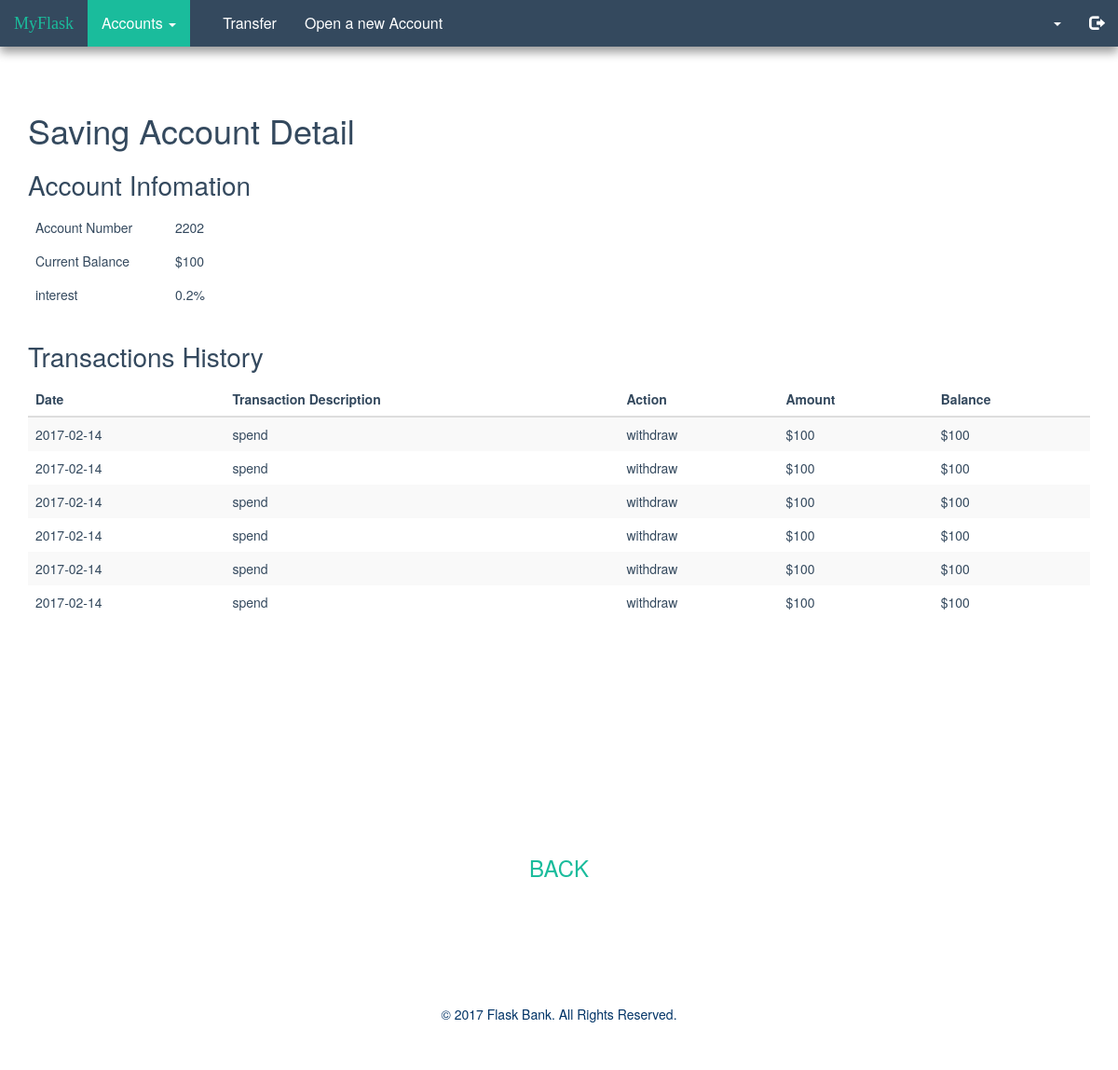
/account/2202 (signed in), run on the app's committed database.
### tables this page shows
CREATE TABLE "accounts" (
	`userid`	INTEGER,
	`accountNum`	INTEGER,
	`type`	TEXT,
	FOREIGN KEY(`userid`) REFERENCES `users`(`userid`)
);

CREATE TABLE "transactions" (
	`accountNum`	INTEGER,
	`Date`	DATE,
	`TransactionDescription`	TEXT,
	`Action`	TEXT,
	`Amount`	INTEGER,
	`Balance`	INTEGER
);

### app.py (the view)
@app.route("/account/<account_num>")
def account(account_num):
    interest = 0.1
    type, balance, transactions = get_account_detail(account_num)
    if len(transactions) == 0:
        transactions = 0
    return render_template("account.html", type=type, accountNum=account_num, balance=balance,
                           interest=interest,
                           transactions=transactions)

### app.py (called while the page is built)
def connect_db():
    return sqlite3.connect(app.database)

def get_account_detail(account_num):
    g.db = connect_db()
    cur = g.db.execute(
        'SELECT type FROM accounts WHERE accountNum = %s' % account_num)
    type = cur.fetchone()[0]
    cur = g.db.execute(
        'SELECT Balance FROM transactions WHERE accountNum = %s ORDER BY DATE DESC LIMIT 1' % account_num)
    balance = [dict(balance=row[0]) for row in cur.fetchall()]
    cur = g.db.execute('SELECT * FROM transactions WHERE accountNum = %s' % account_num)
    transactions = [dict(Date=row[1], TransactionDescription=row[2], Action=row[3], Amount=row[4], Balance=row[5])
                    for row in cur.fetchall()]
    g.db.close()
    return type, balance, transactions

### templates/account.html
{% extends "baseIn.html" %}
{% block content %}
<div class="container" style="margin-top:100px">
  <h1>{{ type }} Account Detail</h1>
  <table class="table table-responsive">
    <tbody>
      <caption>Account Infomation</caption>
      <tr>
        <td style="border:0; width:150px">Account Number</td>
        <td style="border:0">{{ accountNum }}</td>
      </tr>
      <tr>
        <td style="border:0">Current Balance</td>
        {% for item in balance %}
        <td style="border:0">${{ item.balance }}</td>
        {% endfor %}
      </tr>
      <tr>
        <td style="border:0">interest</td>
        {% if type == 'Chequing'%}
        <td style="border:0">0.1%</td>
        {% else %}
        <td style="border:0">0.2%</td>
        {% endif %}
      </tr>
    </tbody>
  </table>
    {% if transactions == 0 %}
    <div class="col-lg-12" align='center'>
      <h1>NO TRANSACTION RECORD</h1>
    </div>
    {% else %}
    <table class="table table-responsive table-striped table-hover">
      <tbody>
        <caption>Transactions History</caption>
        <thead>
          <th>Date</th>
          <th>Transaction Description</th>
          <th>Action</th>
          <th>Amount</th>
          <th>Balance</th>
        </thead>
        {% for item in transactions %}
        <tr>
          <td>{{ item.Date }}</td>
          <td>{{ item.TransactionDescription }}</td>
          <td>{{ item.Action }}</td>
          <td>${{ item.Amount }}</td>
          <td>${{ item.Balance }}</td>
        </tr>
        {% endfor %}
        {% endif %}
      </tbody>
    </table>
    <p class="back" align='center'><a href="/welcome" >BACK</a></p>
  </div>
  {% endblock %}

### static/style.css (style rules this page uses)
body { color: #34495e; }
a { color: #1abc9c; }
caption { color: #34495e; font-size: 28px; }
.back { font-size: 24px; margin: 250px 0 0; }
.container { margin-top: 80px; }
.table>tbody>tr>td { border: 0; }

### data on the page
accounts: type "Saving"
transactions: Date "2017-02-14", TransactionDescription "spend", Action "withdraw", Amount "100", Balance "100"
transactions: Date "2017-02-14", TransactionDescription "spend", Action "withdraw", Amount "100", Balance "100"
transactions: Date "2017-02-14", TransactionDescription "spend", Action "withdraw", Amount "100", Balance "100"
transactions: Date "2017-02-14", TransactionDescription "spend", Action "withdraw", Amount "100", Balance "100"
transactions: Date "2017-02-14", TransactionDescription "spend", Action "withdraw", Amount "100", Balance "100"
transactions: Date "2017-02-14", TransactionDescription "spend", Action "withdraw", Amount "100", Balance "100"

### other printed values
{{ accountNum }} "2202"
{{ item.balance }} "100"
